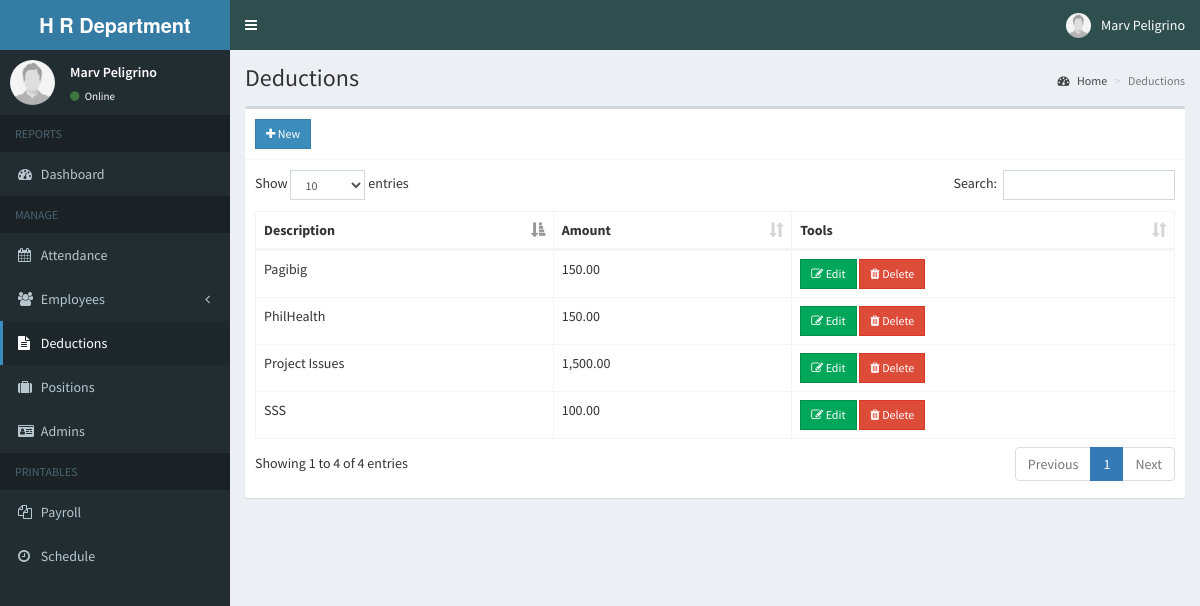
The app's page /admin/deduction.php (signed in) with its own data.
### tables this page shows
CREATE TABLE `deductions` (
  `id` int(11) NOT NULL,
  `description` varchar(100) NOT NULL,
  `amount` double NOT NULL
);

### admin/includes/session.php (called while the page is built, shortened)
<?php
	include 'includes/conn.php';
	$sql = "SELECT * FROM admin WHERE id = '".$_SESSION['admin']."'";
	$query = $conn->query($sql);
	$user = $query->fetch_assoc();
?>

### admin/deduction.php (the view, shortened to what this page needs)
<?php include 'includes/session.php'; ?>
<?php include 'includes/header.php'; ?>
<body class="hold-transition skin-blue sidebar-mini">
<div class="wrapper">
  <?php include 'includes/navbar.php'; ?>
  <?php include 'includes/menubar.php'; ?>
  <div class="content-wrapper">
    <section class="content-header">
      <h1>
        Deductions
      </h1>
      <ol class="breadcrumb">
        <li><a href="#"><i class="fa fa-dashboard"></i> Home</a></li>
        <li class="active">Deductions</li>
      </ol>
    </section>
    <section class="content">
      <div class="row">
        <div class="col-xs-12">
          <div class="box">
            <div class="box-header with-border">
              <a href="#addnew" data-toggle="modal" class="btn btn-primary btn-sm btn-flat"><i class="fa fa-plus"></i> New</a>
            </div>
            <div class="box-body">
              <table id="example1" class="table table-bordered">
                <thead>
                  <th>Description</th>
                  <th>Amount</th>
                  <th>Tools</th>
                </thead>
                <tbody>
                  <?php
                    $sql = "SELECT * FROM deductions";
                    $query = $conn->query($sql);
                    while($row = $query->fetch_assoc()){
                      echo "
                        <tr>
                          <td>".$row['description']."</td>
                          <td>".number_format($row['amount'], 2)."</td>
                          <td>
                            <button class='btn btn-success btn-sm edit btn-flat' data-id='".$row['id']."'><i class='fa fa-edit'></i> Edit</button>
                            <button class='btn btn-danger btn-sm delete btn-flat' data-id='".$row['id']."'><i class='fa fa-trash'></i> Delete</button>
                          </td>
                        </tr>
                      ";
                    }
                  ?>
                </tbody>
              </table>
            </div>
          </div>
        </div>
      </div>
    </section>
  </div>
</div>
</body>
</html>

### admin/includes/navbar.php (shortened to what this page needs)
<header class="main-header">
    <a href="home.php" class="logo">
      <span class="logo-lg"><b>H</b><b> R Department</b></span>
    </a>
    <nav class="navbar navbar-static-top">
      <a href="#" class="sidebar-toggle" data-toggle="push-menu" role="button">
      </a>
      <div class="navbar-custom-menu">
        <ul class="nav navbar-nav">
          <li class="dropdown user user-menu">
            <a href="#" class="dropdown-toggle" data-toggle="dropdown">
              <img src="<?php echo (!empty($user['photo'])) ? '../images/'.$user['photo'] : '../images/profile.jpg'; ?>" class="user-image" alt="User Image">
              <span class="hidden-xs"><?php echo $user['firstname'].' '.$user['lastname']; ?></span>
            </a>
          </li>
        </ul>
      </div>
    </nav>
  </header>

### admin/includes/menubar.php (shortened to what this page needs)
<aside class="main-sidebar">
  <section class="sidebar">
    <div class="user-panel">
      <div class="pull-left image">
        <img src="<?php echo (!empty($user['photo'])) ? '../images/' . $user['photo'] : '../images/profile.jpg'; ?>" class="img-circle" alt="User Image">
      </div>
      <div class="pull-left info">
        <p><?php echo $user['firstname'] . ' ' . $user['lastname']; ?></p>
        <a><i class="fa fa-circle text-success"></i> Online</a>
      </div>
    </div>
    <ul class="sidebar-menu" data-widget="tree">
      <li class="header">REPORTS</li>
      <li class=""><a href="home.php"><i class="fa fa-dashboard"></i> <span>Dashboard</span></a></li>
      <li class="header">MANAGE</li>
      <li><a href="attendance.php"><i class="fa fa-calendar"></i> <span>Attendance</span></a></li>
      <li class="treeview">
        <a href="#">
          <i class="fa fa-users"></i>
          <span>Employees</span>
          <span class="pull-right-container">
            <i class="fa fa-angle-left pull-right"></i>
          </span>
        </a>
      </li>
      <li><a href="deduction.php"><i class="fa fa-file-text"></i> Deductions</a></li>
      <li><a href="position.php"><i class="fa fa-suitcase"></i> Positions</a></li>
      <li><a href="admin.php"><i class="fa fa-id-card"></i> Admins</a></li>
      <li class="header">PRINTABLES</li>
      <li><a href="payroll.php"><i class="fa fa-files-o"></i> <span>Payroll</span></a></li>
      <li><a href="schedule_employee.php"><i class="fa fa-clock-o"></i> <span>Schedule</span></a></li>
    </ul>
  </section>
</aside>

### records on screen
deductions: description "SSS", amount "100.00"
deductions: description "Pagibig", amount "150.00"
deductions: description "PhilHealth", amount "150.00"
deductions: description "Project Issues", amount "1,500.00"

### other values on screen
$user['firstname'] "Marv"
$user['lastname'] "Peligrino"
